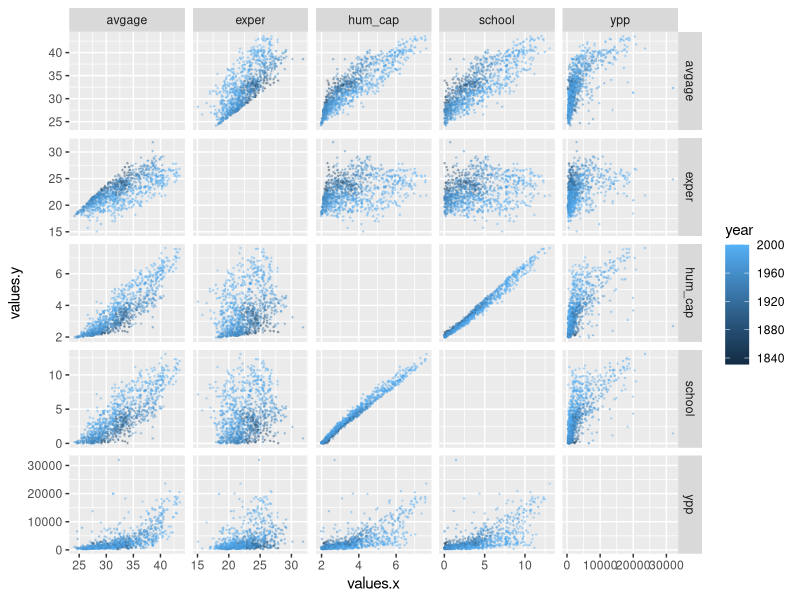

Source code (R):
## ---- chunk 1
suppressPackageStartupMessages(library(tidyverse))

econ <- 
  read_csv("historical_econ.csv", show_col_types = FALSE)

econ_updated <-
  econ %>% 
  select(-sscap, -kpw, -lf2) %>% 
  pivot_longer(cols = c("ypp", "school", "avgage", "exper", "hum_cap"), names_to = "names", values_to = "values")

econ_joined <-
  econ_updated %>% 
  full_join(econ_updated, by = c("country", "region", "year", "pop", "lfpr")) %>% 
  filter(names.x != names.y)

ggplot(econ_joined) +
  geom_point(aes(x = values.x, y = values.y, color = year), size = 0.25, alpha = 0.3) +
  facet_grid(names.y ~ names.x, scales = "free")
## ---- chunk 2
suppressPackageStartupMessages(library(leaps))

forwardSelection <-
  leaps::regsubsets(
    ypp ~ . -country -region -year,
    method = "forward",
    data = econ,
    nvmax = 10) %>% 
  summary()

forwardSelection$which
index <- which.min(forwardSelection$cp)
colnames(forwardSelection$which)[forwardSelection$which[index,]]
forwardSelection$cp

fullModel <- lm(ypp ~ 1 -country -region -year, econ)
summary(fullModel)

bestModel <- lm(ypp ~ avgage + exper + hum_cap + kpw, econ)
summary(bestModel)
## ---- chunk 3
suppressPackageStartupMessages(library(leaps))

backwardSelection <-
  leaps::regsubsets(
    ypp ~ . -country -region -year,
    method = "backward",
    data = econ,
    nvmax = 10) %>% 
  summary()

backwardSelection$which
index <- which.min(backwardSelection$cp)
colnames(backwardSelection$which)[backwardSelection$which[index,]]
backwardSelection$cp

fullModel <- lm(ypp ~ 1 -country -region -year, econ)
summary(fullModel)

bestModel <- lm(ypp ~ avgage + exper + hum_cap + kpw, econ)
summary(bestModel)
## ---- chunk 4
tibble(names = names(backwardSelection$which[2,]),
       forward = forwardSelection$which[2,],
       backward = backwardSelection$which[2,])

table(forwardSelection$which == backwardSelection$which)
## ---- chunk 5
forwardSelection$cp[3]
backwardSelection$cp[3]
## ---- chunk 6
suppressPackageStartupMessages(library(modelr))
kcv <- 
  crossv_loo(econ) %>% 
  mutate(mod = map(train, 
                   ~lm(ypp ~ avgage + exper + hum_cap + kpw, data = .)
                   )) %>% 
  mutate(mse = map2_dbl(mod, test, mse))

mean(kcv$mse)/1000000
(mean(kcv$mse) + 1.96*sd(kcv$mse)/sqrt(nrow(econ)))/1000000
(mean(kcv$mse) - 1.96*sd(kcv$mse)/sqrt(nrow(econ)))/1000000
